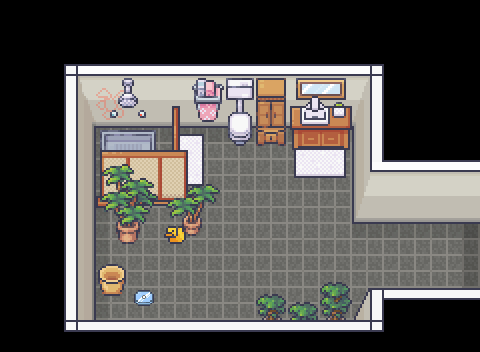

A level layout from a 2D game, rendered from its tile map. Below: a short description, then the map file with its tile-grid data intact:
An orthogonal 15x11 tile map with 32x32 px tiles, 8 tile layers (floor, walls, drawing, stuff, ...), 1 hidden layer not drawn, 6 tilesets and 16 objects (1, 2, 3, 4, 5, ...).

<map version="1.10" tiledversion="1.11.2" orientation="orthogonal" renderorder="right-down" width="15" height="11" tilewidth="32" tileheight="32" infinite="0" nextlayerid="12" nextobjectid="19">
 <editorsettings>
  <export target="dacia_bathroom.json" format="json" />
 </editorsettings>
 <tileset firstgid="1" name="bathroom" tilewidth="32" tileheight="32" tilecount="896" columns="16">
  <image source="../tilesets/bathroom.png" width="512" height="1792" />
 </tileset>
 <tileset firstgid="897" name="room_builder" tilewidth="32" tileheight="32" tilecount="8588" columns="76">
  <image source="../tilesets/room_builder.png" width="2432" height="3616" />
 </tileset>
 <tileset firstgid="9485" name="museum" tilewidth="32" tileheight="32" tilecount="1952" columns="16">
  <image source="../tilesets/museum.png" width="512" height="3904" />
 </tileset>
 <tileset firstgid="11437" name="japan" tilewidth="32" tileheight="32" tilecount="512" columns="16">
  <image source="../tilesets/japan.png" width="512" height="1024" />
 </tileset>
 <tileset firstgid="11949" name="hospital" tilewidth="32" tileheight="32" tilecount="1760" columns="16">
  <image source="../tilesets/hospital.png" width="512" height="3520" />
 </tileset>
 <tileset firstgid="13709" name="grocery" tilewidth="32" tileheight="32" tilecount="1248" columns="16">
  <image source="../tilesets/grocery.png" width="512" height="2496" />
 </tileset>
 <layer id="1" name="floor" width="15" height="11">
  <data encoding="csv">
0,0,0,0,0,0,0,0,0,0,0,0,0,0,0,
0,0,0,0,0,0,0,0,0,0,0,0,0,0,0,
0,0,3528,3528,3528,3528,3528,3528,3528,3528,3528,3528,0,0,0,
0,0,3528,3528,3528,3528,3528,3528,3528,3528,3528,3528,0,0,0,
0,0,3528,3451,3452,3452,3452,3452,3452,3452,3452,3528,0,0,0,
0,0,3528,3527,3528,3528,3528,3528,3528,3528,3528,3528,3528,3528,3528,
0,0,3528,3527,3528,3528,3528,3528,3528,3528,3528,3528,3528,3528,3528,
0,0,3528,3527,3528,3528,3528,3528,3528,3528,3528,3452,3452,3452,3452,
0,0,3528,3527,3528,3528,3528,3528,3528,3528,3528,3528,3528,3528,3528,
0,0,3528,3527,3528,3528,3528,3528,3528,3528,3528,3528,0,0,0,
0,0,0,0,0,0,0,0,0,0,0,0,0,0,0
</data>
 </layer>
 <layer id="2" name="walls" width="15" height="11">
  <data encoding="csv">
0,0,0,0,0,0,0,0,0,0,0,0,0,0,0,
0,0,0,0,0,0,0,0,0,0,0,0,0,0,0,
0,0,6718,6797,6797,6797,6797,6797,6797,6797,6797,6646,0,0,0,
0,0,6719,6872,6873,6873,6873,6873,6873,6873,6873,6722,0,0,0,
0,0,6795,0,0,0,0,0,0,0,0,6798,0,0,0,
0,0,6795,0,0,0,0,0,0,0,0,6874,6797,6797,6797,
0,0,6795,0,0,0,0,0,0,0,0,6950,6873,6873,6873,
0,0,6795,0,0,0,0,0,0,0,0,0,0,0,0,
0,0,6795,0,0,0,0,0,0,0,0,0,0,0,0,
0,0,6795,0,0,0,0,0,0,0,0,6951,7025,7025,7025,
0,0,7023,7024,7024,7024,7024,7024,7024,7024,7024,7026,0,0,0
</data>
 </layer>
 <layer id="6" name="drawing" width="15" height="11">
  <data encoding="csv">
0,0,0,0,0,0,0,0,0,0,0,0,0,0,0,
0,0,0,0,0,0,0,0,0,0,0,0,0,0,0,
0,0,0,13547,0,0,0,0,0,0,0,0,0,0,0,
0,0,0,13563,0,0,0,0,0,0,0,0,0,0,0,
0,0,0,0,0,0,0,0,0,0,0,0,0,0,0,
0,0,0,0,0,0,0,0,0,0,0,0,0,0,0,
0,0,0,0,0,0,0,0,0,0,0,0,0,0,0,
0,0,0,0,0,0,0,0,0,0,0,0,0,0,0,
0,0,0,0,0,0,0,0,0,0,0,0,0,0,0,
0,0,0,0,0,0,0,0,0,0,0,0,0,0,0,
0,0,0,0,0,0,0,0,0,0,0,0,0,0,0
</data>
 </layer>
 <layer id="3" name="stuff" width="15" height="11">
  <data encoding="csv">
0,0,0,0,0,0,0,0,0,0,0,0,0,0,0,
0,0,0,0,0,0,0,0,0,0,0,0,0,0,0,
0,0,0,703,704,0,0,430,11635,374,375,0,0,0,0,
0,0,0,719,720,0,0,446,11651,390,391,0,0,0,0,
0,0,0,735,736,2684355025,2684355009,462,11667,449,450,0,0,0,0,
0,0,0,751,752,2684355026,2684355010,0,0,465,466,0,0,0,0,
0,0,0,0,0,0,0,0,0,0,0,0,0,0,0,
0,0,0,0,0,0,0,0,0,0,0,0,0,0,2147485057,
0,0,0,201,0,0,0,0,0,0,0,0,0,0,2147485057,
0,0,0,217,0,0,0,0,0,0,0,0,0,0,0,
0,0,0,0,0,0,0,0,0,0,0,0,0,0,0
</data>
 </layer>
 <layer id="4" name="bathroom" width="15" height="11">
  <data encoding="csv">
0,0,0,0,0,0,0,0,0,0,0,0,0,0,0,
0,0,0,0,0,0,0,0,0,0,0,0,0,0,0,
0,0,0,0,0,0,0,0,0,0,0,0,0,0,0,
0,0,0,0,0,55,678,0,0,104,105,0,0,0,0,
0,0,0,5,6,71,0,0,0,120,121,0,0,0,0,
0,0,0,21,22,23,0,0,0,0,0,0,0,0,0,
0,0,0,37,38,39,0,0,0,0,0,0,0,0,0,
0,0,0,0,0,0,0,0,0,0,0,0,0,0,0,
0,0,0,0,0,0,0,0,0,0,11572,0,0,0,0,
0,0,0,0,0,0,0,0,11587,11555,11588,0,0,0,0,
0,0,0,0,0,0,0,0,0,0,0,0,0,0,0
</data>
 </layer>
 <layer id="11" name="duck" width="15" height="11">
  <data encoding="csv">
0,0,0,0,0,0,0,0,0,0,0,0,0,0,0,
0,0,0,0,0,0,0,0,0,0,0,0,0,0,0,
0,0,0,0,0,0,0,0,0,0,0,0,0,0,0,
0,0,0,0,0,0,0,0,0,0,0,0,0,0,0,
0,0,0,0,0,0,0,0,0,0,0,0,0,0,0,
0,0,0,0,0,0,0,0,0,0,0,0,0,0,0,
0,0,0,0,0,0,0,0,0,0,0,0,0,0,0,
0,0,0,0,0,170,0,0,0,0,0,0,0,0,0,
0,0,0,0,0,0,0,0,0,0,0,0,0,0,0,
0,0,0,0,0,0,0,0,0,0,0,0,0,0,0,
0,0,0,0,0,0,0,0,0,0,0,0,0,0,0
</data>
 </layer>
 <layer id="5" name="top" width="15" height="11">
  <data encoding="csv">
0,0,0,0,0,0,0,0,0,0,0,0,0,0,0,
0,0,0,0,0,0,0,0,0,0,0,0,0,0,0,
0,0,0,0,0,0,649,0,0,0,0,0,0,0,0,
0,0,0,0,0,0,661,0,0,0,0,0,0,0,0,
0,0,0,0,0,0,0,0,0,0,0,0,0,0,0,
0,0,0,10238,10239,10189,10190,0,0,0,0,0,0,0,0,
0,0,0,10254,10255,10205,10206,0,0,0,0,0,0,0,0,
0,0,0,10270,10271,10221,10222,0,0,0,0,0,0,0,0,
0,0,0,0,0,0,0,0,0,0,0,0,0,0,0,
0,0,0,0,0,0,0,0,0,0,0,0,0,0,0,
0,0,0,0,0,0,0,0,0,0,0,0,0,0,0
</data>
 </layer>
 <layer id="10" name="cd" width="15" height="11">
  <data encoding="csv">
0,0,0,0,0,0,0,0,0,0,0,0,0,0,0,
0,0,0,0,0,0,0,0,0,0,0,0,0,0,0,
0,0,0,0,0,0,0,0,0,0,0,0,0,0,0,
0,0,0,0,0,0,0,0,0,0,0,0,0,0,0,
0,0,0,0,0,0,0,0,0,0,0,0,0,0,0,
0,0,0,0,0,0,0,0,0,0,0,0,0,0,0,
0,0,0,0,0,0,0,0,0,0,0,0,0,0,0,
0,0,0,0,0,0,0,0,0,0,0,0,0,0,0,
0,0,0,0,0,0,0,0,0,0,0,0,0,0,0,
0,0,0,0,11566,0,0,0,0,0,0,0,0,0,0,
0,0,0,0,0,0,0,0,0,0,0,0,0,0,0
</data>
 </layer>
 <layer id="7" name="collision" width="15" height="11" visible="0">
  <data encoding="csv">
0,0,0,0,0,0,0,0,0,0,0,0,0,0,0,
0,0,0,0,0,0,0,0,0,0,0,0,0,0,0,
0,0,1760,1760,1760,1760,1760,1760,1760,1760,1760,1760,0,0,0,
0,0,1760,1760,1760,1760,1760,1760,1760,1760,1760,1760,0,0,0,
0,0,1760,1760,1760,0,0,0,0,0,0,1760,0,0,0,
0,0,1760,1760,1760,0,0,0,0,0,0,1760,1760,1760,1760,
0,0,1760,1760,1760,1760,0,0,0,0,0,1760,1760,1760,1760,
0,0,1760,0,0,0,0,0,0,0,0,0,0,0,0,
0,0,1760,0,0,0,0,0,0,0,0,0,0,0,0,
0,0,1760,0,0,0,0,0,0,0,1760,1760,1760,1760,1760,
0,0,1760,1760,1760,1760,1760,1760,1760,1760,1760,1760,0,0,0
</data>
 </layer>
 <objectgroup id="8" name="collision_objects">
  <object id="1" name="1" x="230.5" y="129" width="121.5" height="12" />
  <object id="2" name="2" x="118" y="223.5" width="85.5" height="13.5" />
  <object id="3" name="3" x="188" y="185" width="30.5" height="36" />
  <object id="4" name="4" x="257.5" y="293" width="29.5" height="27.5" />
  <object id="5" name="5" x="286.5" y="302.5" width="32" height="18" />
  <object id="6" name="6" x="321" y="282" width="27.5" height="5.5" />
  <object id="7" name="7" x="97.5" y="263.5" width="29.5" height="27.5" />
  <object id="8" name="8" x="134" y="289" width="21" height="16.5" />
  <object id="9" name="9" x="172.5" y="127" width="7" height="27" />
  <object id="10" name="10" x="159" y="150" width="28.5" height="42" />
 </objectgroup>
 <objectgroup id="9" name="objects">
  <object id="11" name="edm_cd" x="128.5" y="277.5" width="42.5" height="38" />
  <object id="12" name="duck" x="157.5" y="224.5" width="35.5" height="27" />
  <object id="14" name="door_to_apartment" x="464" y="223" width="16" height="65" />
  <object id="15" name="player_spawn" x="422" y="247" width="19" height="18.5" />
  <object id="17" name="sink" x="292" y="107.333" width="58.6667" height="56.6667" />
  <object id="18" name="toilet" x="224" y="127.333" width="32.6667" height="34" />
 </objectgroup>
</map>
